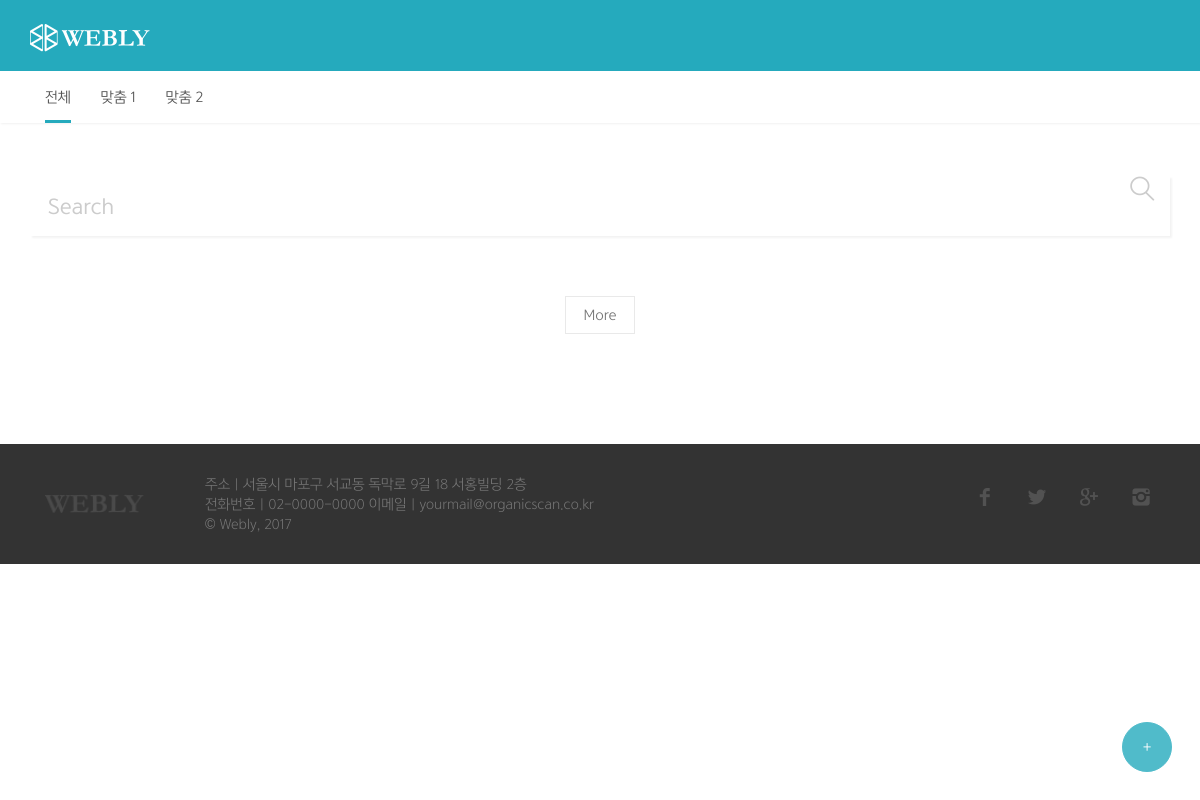
Before: / with the older database file.
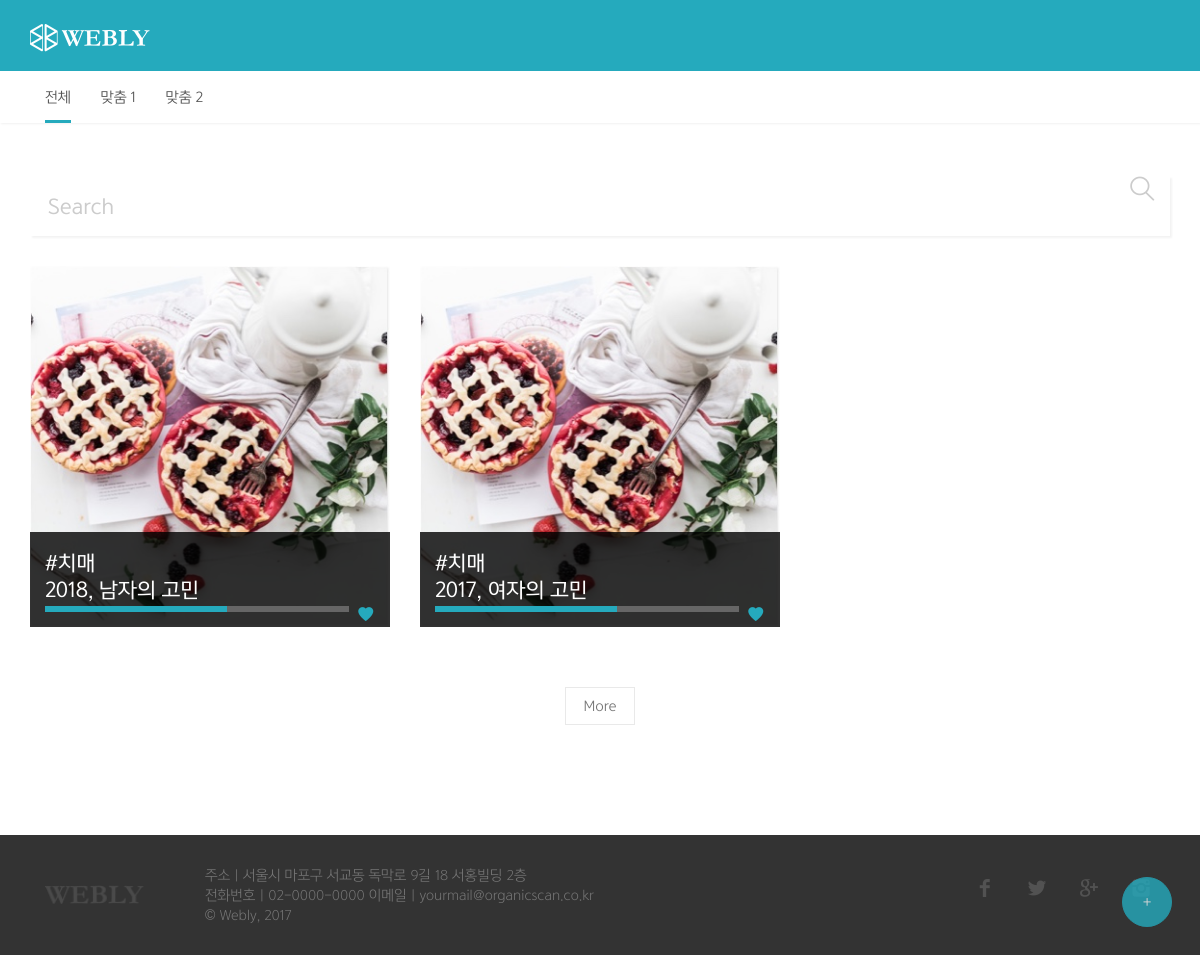
After: the same page with the newer database file.
### life_class/models.py (models this page shows, shortened)
class LifeClass(models.Model):
    month = models.IntegerField()
    year = models.IntegerField()
    sex = models.CharField(max_length=3)
    contents = models.TextField()
    tags = models.CharField(max_length=50)

### life_class/views.py (the view)
# urls.py: url(r'', include('life_class.urls')),  # 127.0.0.1:800 으로의 모든 요청은 life_class.urls로 전송한다는 뜻
def life_class(request):
    lifeclasses = LifeClass.objects.all()
    return render(request, 'life_class/life_class.html', {'lifeclasses' : lifeclasses})

### life_class/templates/life_class/life_class.html (shortened to what this page needs)
﻿<!DOCTYPE html>
<html lang="ko">
{% load staticfiles %}
<head>
    <link href="{% static 'dist/css/app-blessed1-1.0.0.min.css' %}" rel="stylesheet"/>
    <link href="{% static 'dist/css/app-1.0.0.min.css' %}" rel="stylesheet"/>
    <link href="{% static 'css/life_class.css' %}" rel="stylesheet"/>
</head>
<body id="bookmark">
<nav class="navbar navbar-default navbar-fixed-top">
    <div class="container">
        <div class="navbar-header">
            <a class="navbar-brand" href="/">
                <img alt="Brand" src="{% static 'img/logo_white.png' %}">
            </a>
        </div>
    </div>
</nav>
<div class="nav-underline">
    <div class="container">
        <div class="pull-left">
            <ul class="nav">
                <li role="presentation" class="active"><a href="">전체</a></li>
                <li role="presentation"><a href="">맞춤 1</a></li>
                <li role="presentation"><a href="">맞춤 2</a></li>
            </ul>
        </div>
    </div>
</div>
<div class="container">
    <div class="row">
        <div class="col-md-12">
            <div class="editor-big-search outer30">
                <div class="input-group input-search">
                    <input type="text" class="form-control" placeholder="Search">
                    <span class="input-group-btn">
                    <button class="btn btn-default" type="button"><i class="icon-wb-search"></i></button>
                </span>
                </div>
            </div>
        </div>
    </div>
    <div class="row">
        {% for lifeclass in lifeclasses %}
        <div class="col-sm-6 col-md-4">
            <div class="thumbnail">
                <a href="{% url 'life_class_detail' pk=lifeclass.pk %}" target="_self">
                    <img class="img-responsive" src="{% static 'img/thmb_img_01.jpg' %}"/>
                </a>
                <div class="caption">
                    <h3 class="title">{{ lifeclass.tags }}</h3>
                    <h6 class="title">{{ lifeclass.year }}, {{ lifeclass.sex }}의 고민</h6>
                    <div class="graph">
                            <span class="band">
                                <span class="value" style="width: 60%;"></span>
                            </span>
                        <a href="" class="icon"><i class="icon-wb-heart"></i> </a>
                    </div>
                </div>
            </div>
        </div>
        {% endfor %}
    </div>
    <div class="row">
        <div class="col-md-12">
            <div class="inner30 text-center">
                <a class="btn btn-default">More</a>
            </div>
        </div>
    </div>
</div>
<footer class="footer">
    <div class="container">
        <div class="col-md-12">
            <div class="footer-wrapper clearfix">
                <div class="footer-first clearfix">
                    <div class="img-wrapper">
                        <img src="{% static 'img/logo_gray.png' %}"/>
                    </div>
                    <div class="text-wrapper">
                        <p>
                            주소 | 서울시 마포구 서교동 독막로 9길 18 서홍빌딩 2층<br/>
                            전화번호 | <a href="tel:0200000000">02-0000-0000</a> 이메일 | <a href="mailto:yourmail@organicscan.co.kr">yourmail@organicscan.co.kr</a><br/>
                            &copy; Webly, 2017
                        </p>
                    </div>
                </div>
                <div class="footer-second">
                    <div class="sns-wrapper">
                        <ul class="list-unstyled list-inline">
                            <li>
                                <a class="icon-facebook" href="#"><i class="icon-ep-facebook"></i></a>
                            </li>
                            <li>
                                <a class="icon-twitter" href="#"><i class="icon-ep-twitter"></i></a>
                            </li>
                            <li>
                                <a class="icon-googleplus" href="#"><i class="icon-ep-gplus"></i></a>
                            </li>
                            <li>
                                <a class="icon-kakaotalk" href="#"><i class="icon-ep-instagram"></i></a>
                            </li>
                        </ul>
                    </div>
                </div>
            </div>
        </div>
    </div>
</footer>
<div class="add_btn">
    <button type="button" class="btn btn-primary btn-round" onclick="location.href='{% url 'life_class_write' %}'">+</button>
</div>
</body>
</html>

### life_class/static/css/life_class.css (style rules this page uses)
.add_btn { -webkit-transition: all 200ms ease-out; bottom: 48px; cursor: pointer; height: 30px; opacity: 0.8; position: fixed; right: 48px; text-align: center; transition: all 200ms ease-out; width: 30px; z-index: 100; }

Changed rows visible on the page:
added LifeClass: tags "#치매", year "2018", sex "남자"
added LifeClass: tags "#치매", year "2017", sex "여자"
